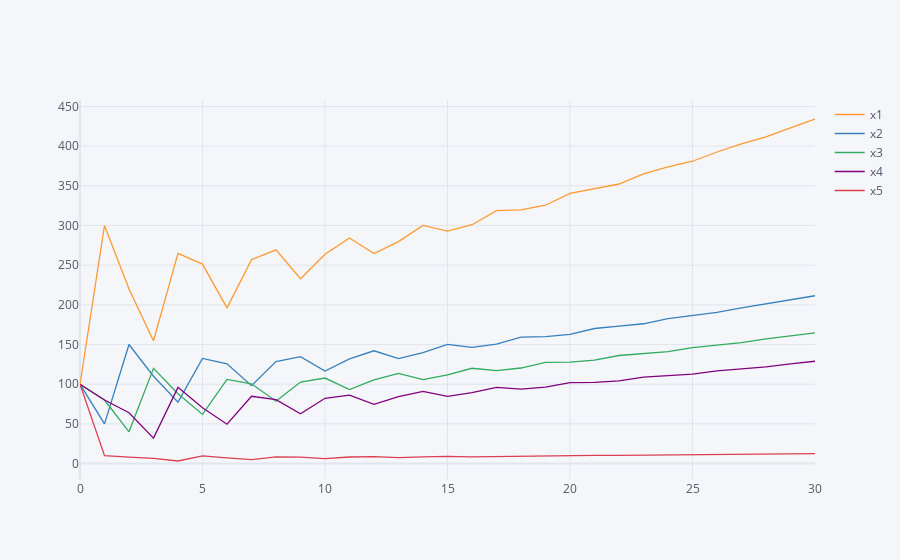

This figure's notebook cell:
### Code cell
D.T.iplot()

### Figure 1 — Plotly figure (JSON) as saved in the notebook; plotly's stock layout.template omitted (floating-point values rounded to 4 significant figures)
{"data": [{"line": {"color": "rgba(255, 153, 51, 1.0)", "dash": "solid", "shape": "linear", "width": 1.3}, "mode": "lines", "name": "x1", "text": "", "type": "scatter", "x": [0, 1, 2, 3, 4, 5, 6, 7, 8, 9, 10, 11, 12, 13, 14, 15, 16, 17, 18, 19, 20, 21, 22, 23, 24, 25, 26, 27, 28, 29, 30], "y": [100, 300, 220, 154.8, 264.9, 251.3, 196.2, 256.9, 269.4, 233.0, 263.7, 284.3, 264.7, 279.7, 300.1, 293.0, 301.0, 318.7, 319.7, 325.5, 340.4, 346.2, 352.3, 365.1, 373.7, 381.0, 392.6, 402.9, 411.6, 422.9, 434.2]}, {"line": {"color": "rgba(55, 128, 191, 1.0)", "dash": "solid", "shape": "linear", "width": 1.3}, "mode": "lines", "name": "x2", "text": "", "type": "scatter", "x": [0, 1, 2, 3, 4, 5, 6, 7, 8, 9, 10, 11, 12, 13, 14, 15, 16, 17, 18, 19, 20, 21, 22, 23, 24, 25, 26, 27, 28, 29, 30], "y": [100, 50, 150, 110, 77.4, 132.4, 125.7, 98.09, 128.4, 134.7, 116.5, 131.9, 142.1, 132.4, 139.8, 150.1, 146.5, 150.5, 159.3, 159.8, 162.7, 170.2, 173.1, 176.1, 182.5, 186.9, 190.5, 196.3, 201.4, 205.8, 211.4]}, {"line": {"color": "rgba(50, 171, 96, 1.0)", "dash": "solid", "shape": "linear", "width": 1.3}, "mode": "lines", "name": "x3", "text": "", "type": "scatter", "x": [0, 1, 2, 3, 4, 5, 6, 7, 8, 9, 10, 11, 12, 13, 14, 15, 16, 17, 18, 19, 20, 21, 22, 23, 24, 25, 26, 27, 28, 29, 30], "y": [100, 80, 40, 120, 88, 61.92, 106.0, 100.5, 78.47, 102.8, 107.7, 93.19, 105.5, 113.7, 105.9, 111.9, 120.1, 117.2, 120.4, 127.5, 127.9, 130.2, 136.1, 138.5, 140.9, 146.0, 149.5, 152.4, 157.0, 161.2, 164.6]}, {"line": {"color": "rgba(128, 0, 128, 1.0)", "dash": "solid", "shape": "linear", "width": 1.3}, "mode": "lines", "name": "x4", "text": "", "type": "scatter", "x": [0, 1, 2, 3, 4, 5, 6, 7, 8, 9, 10, 11, 12, 13, 14, 15, 16, 17, 18, 19, 20, 21, 22, 23, 24, 25, 26, 27, 28, 29, 30], "y": [100, 80, 64, 32, 96, 70.4, 49.54, 84.76, 80.42, 62.78, 82.2, 86.2, 74.55, 84.39, 90.96, 84.71, 89.5, 96.05, 93.77, 96.31, 102.0, 102.3, 104.2, 108.9, 110.8, 112.7, 116.8, 119.6, 121.9, 125.6, 128.9]}, {"line": {"color": "rgba(219, 64, 82, 1.0)", "dash": "solid", "shape": "linear", "width": 1.3}, "mode": "lines", "name": "x5", "text": "", "type": "scatter", "x": [0, 1, 2, 3, 4, 5, 6, 7, 8, 9, 10, 11, 12, 13, 14, 15, 16, 17, 18, 19, 20, 21, 22, 23, 24, 25, 26, 27, 28, 29, 30], "y": [100, 10, 8, 6.4, 3.2, 9.6, 7.04, 4.954, 8.476, 8.042, 6.278, 8.22, 8.62, 7.455, 8.439, 9.096, 8.471, 8.95, 9.605, 9.377, 9.631, 10.2, 10.23, 10.42, 10.89, 11.08, 11.27, 11.68, 11.96, 12.19, 12.56]}], "layout": {"legend": {"bgcolor": "#F5F6F9", "font": {"color": "#4D5663"}}, "paper_bgcolor": "#F5F6F9", "plot_bgcolor": "#F5F6F9", "title": {"font": {"color": "#4D5663"}}, "xaxis": {"gridcolor": "#E1E5ED", "showgrid": true, "tickfont": {"color": "#4D5663"}, "title": {"font": {"color": "#4D5663"}, "text": ""}, "zerolinecolor": "#E1E5ED"}, "yaxis": {"gridcolor": "#E1E5ED", "showgrid": true, "tickfont": {"color": "#4D5663"}, "title": {"font": {"color": "#4D5663"}, "text": ""}, "zerolinecolor": "#E1E5ED"}}}
